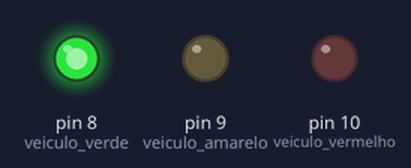
Simulated run of this sketch. Board: Arduino Uno, built with avr-gcc and run on an emulated ATmega328P. Parts: output pins drawn as LEDs (lit = HIGH).

Above: at 2.0 s.
At 4.5 s:
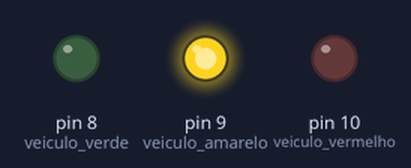
At 7.0 s:
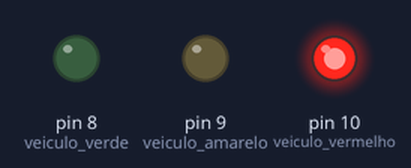
Timing chart, 0 to 11.7 s (numbered marks = the images above):
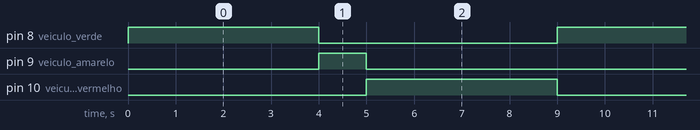

Measured:
- by itself, pin 8 (veiculo_verde), pin 10 (veiculo_vermelho): alternates HIGH for 4.0 s and LOW for 5.0 s
- by itself, pin 9 (veiculo_amarelo): alternates HIGH for 1.0 s and LOW for 8.0 s
- by itself, everything shown: repeats every 9.0 s, in 4 steps

The sketch:

semaforo.ino
```cpp
int veiculo_verde = 8;
int veiculo_amarelo = 9;
int veiculo_vermelho = 10;
int INICIO = 8;
int FIM = 10;

void setup() {
  pinMode(veiculo_verde, OUTPUT);
  pinMode(veiculo_amarelo, OUTPUT);
  pinMode(veiculo_vermelho, OUTPUT);
}

void loop() {
  acende(veiculo_verde);
  delay(4000);

  apaga(veiculo_verde);
  acende(veiculo_amarelo);

  delay(1000);

  apaga(veiculo_amarelo);
  acende(veiculo_vermelho);

  delay(4000);

  apaga(veiculo_vermelho);
}

void acende(int ledPin) {
  digitalWrite(ledPin, 1);
}

void apaga(int ledPin) {
  digitalWrite(ledPin, 0);
}

void acende_geral() {
  int i;

  for (i = INICIO; i <= FIM; i++)
    acende(i);
}

void apaga_geral() {
  int i;

  for (i = INICIO; i <= FIM; i++)
    apaga(i);
}
```
